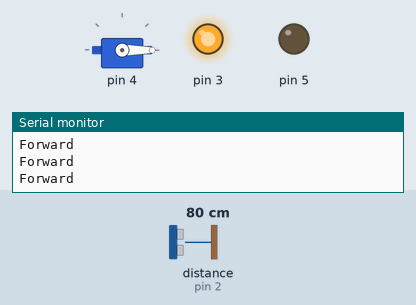
The program below on a simulated Arduino Uno, built with avr-gcc and run on an emulated ATmega328P. Parts: servo, output pins drawn as LEDs (lit = HIGH), the last lines printed to the serial monitor. The inputs (shaded band) are chosen by the test bench; at power-on: distance to the obstacle (sensor on pin 2) 80 cm. The echo pulse lasts 58.3 µs per cm; pins used as bus, display or sensor lines are not drawn.

Above: at 3.2 s.
3.3 s: distance to the obstacle (sensor on pin 2) set to 15 cm
6.3 s: distance to the obstacle (sensor on pin 2) set to 11 cm
At 7.0 s:
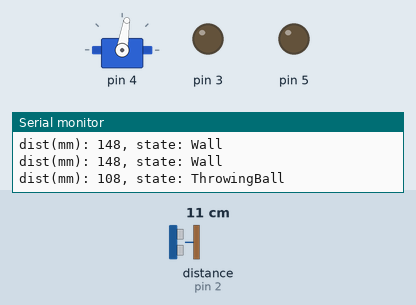
At 7.7 s:
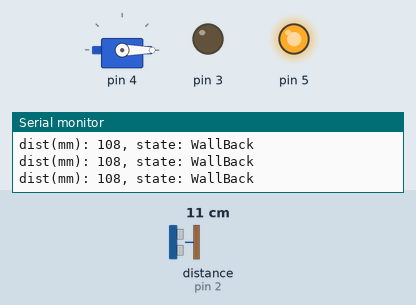
Timing chart, 0 to 9.3 s (numbered marks = the images above; inputs shaded):
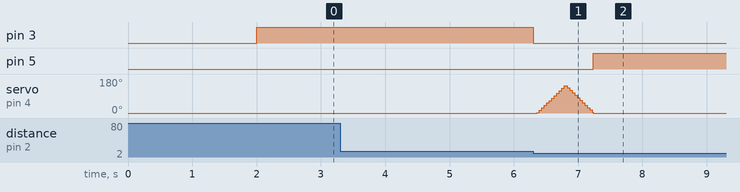

Measured:
- the behaviour switches between 13 and 12 cm on distance to the obstacle (sensor on pin 2) (found by bisection; images 0 and 1)
- after the input at 6.3 s, pin 3: HIGH → LOW at once; pin 5: LOW → HIGH after 0.94 s; servo on pin 4: rises from 0° to 144° in 0.43 s, then falls to 0° in 0.45 s

The program:

main.cpp
```cpp
#include <Arduino.h>
#include <Servo.h>

#include "motor.hpp"
#include "ultrasound.hpp"

#define DEBUG

using u8 = uint8_t;

namespace pins {
const u8 MOTOR0_H = 3;
const u8 MOTOR0_L = 5;
// const u8 MOTOR1_H = 6;
// const u8 MOTOR1_L = 9;

const u8 ULTRASOUND_ECHO = 2;
const u8 ULTRASOUND_TRIG = 8;

const u8 SERVO_PULSE = 4;
}  // namespace pins

enum class State : u8 {
    Forward,
    Wall,
    Throwing,
    WallBack,
    Back,
    Stopped,
};

const u16 WALL_THRESHOLD = 125;  // need to measure this
const int FORWARD_DUTY = 255;
const int BACKWARD_DUTY = -255;
const u16 LOOP_FREQ = 20;
const u16 LOOP_DELAY = 1000 / LOOP_FREQ;
const u16 FORWARD_TIME = 3.5e3;
const u16 BACKWARD_TIME = 3.5e3;
const u16 SAFETY_BACKWARD = 0.8e3;

const float SERVO_SPEED = 270;  // degrees per second
const u16 DELAY_PER_DEGREE_INCREMENT = 1000.0f / SERVO_SPEED;
const u8 START_ANGLE = 0;
const u8 END_ANGLE = 145;

Servo servo;
Motor motor0(pins::MOTOR0_H, pins::MOTOR0_L);
// Motor motor1(pins::MOTOR1_H, pins::MOTOR1_L);
Ultrasound ultrasound(pins::ULTRASOUND_TRIG, pins::ULTRASOUND_ECHO);
State state = State::Forward;

void setup() {
    motor0.init();
    // motor1.init();
    ultrasound.init();
    servo.attach(pins::SERVO_PULSE);
    servo.write(0);
#ifdef DEBUG
    Serial.begin(115200);
#endif
    motor0.drive(0);
    // motor1.drive(FORWARD_DUTY);
    delay(2000);
}

unsigned long LAST_START;
bool LAST_START_INITED = false;
u16 WALL_US_VAL;
bool WALL_US_READ = false;

void loop() {
    auto start = millis();

    switch (state) {
        case State::Forward: {
#ifdef DEBUG
            Serial.println("Forward");
#endif  // DEBUG
            servo.write(0);
            if (!LAST_START_INITED) {
                LAST_START = start;
                LAST_START_INITED = true;
            }
            motor0.drive(FORWARD_DUTY);
            // motor1.drive(FORWARD_DUTY);

            if (!(millis() < LAST_START + FORWARD_TIME)) {
                state = State::Wall;
            }
            break;
        }
        case State::Wall: {
#ifdef DEBUG
            Serial.println("Wall");
#endif
            ultrasound.start_measurement();
            u16 dist = ultrasound.get_dist_mm();
#ifdef DEBUG
            Serial.print("dist(mm): ");
            Serial.print(dist);
            Serial.print(", state: ");
#endif
            if (!WALL_US_READ) {
                WALL_US_VAL = dist;
                WALL_US_READ = true;
            }
            if (dist <= WALL_THRESHOLD) {
                motor0.drive(0);
                // motor1.drive(0);
                state = State::Throwing;
            }
            break;
        }
        case State::Throwing: {
#ifdef DEBUG
            Serial.println("ThrowingBall");
#endif
            u8 angle = START_ANGLE;
            servo.write(angle);
            while (angle < END_ANGLE) {
                auto start = millis();
                angle += 1;
                servo.write(angle);
                while (millis() < (start + DELAY_PER_DEGREE_INCREMENT)) {
                }
            }
            while (angle > START_ANGLE) {
                auto start = millis();
                angle -= 1;
                servo.write(angle);
                while (millis() < (start + DELAY_PER_DEGREE_INCREMENT)) {
                }
            }
            motor0.drive(BACKWARD_DUTY);
            // motor1.drive(BACKWARD_DUTY);
            state = State::WallBack;
            LAST_START = start;
            break;
        }
        case State::WallBack: {
#ifdef DEBUG
            Serial.println("WallBack");
#endif
            ultrasound.start_measurement();
            u16 dist = ultrasound.get_dist_mm();
#ifdef DEBUG
            Serial.print("dist(mm): ");
            Serial.print(dist);
            Serial.print(", state: ");
#endif
            if (dist >= WALL_US_VAL || millis() >= (start + SAFETY_BACKWARD)) {
                LAST_START = start;
                state = State::Back;
            }
            break;
        }
        case State::Back: {
#ifdef DEBUG
            Serial.println("Back");
#endif
            if (!(millis() < LAST_START + BACKWARD_TIME)) {
                motor0.drive(0);
                // motor1.drive(0);
                state = State::Stopped;
            };
            break;
        }
        case State::Stopped: {
#ifdef DEBUG
            Serial.println("Stopped");
#endif
            break;
        }
    }

    while (millis() < (start + LOOP_DELAY)) {
    }
}
```
